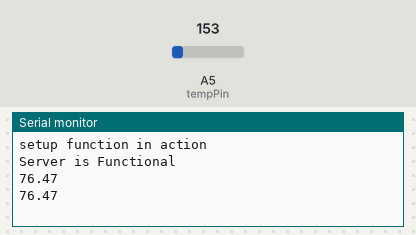
This sketch was run on a simulated Arduino Uno, built with avr-gcc and run on an emulated ATmega328P. On the bench: the last lines printed to the serial monitor. Inputs (shaded band) come from the test bench; at power-on: A5 (tempPin) = 153. WiFi joins after 1.5 s; servers stay silent unless stated.

Above: at 2.0 s.
2.1 s: A5 (tempPin) set to 165
At 2.9 s:
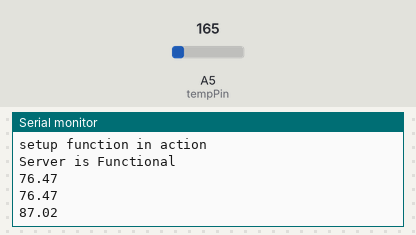
3.8 s: A5 (tempPin) set to 175
At 5.8 s:
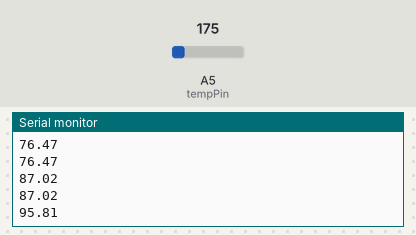
Timing chart, 0 to 7.3 s (numbered marks = the images above; inputs shaded):
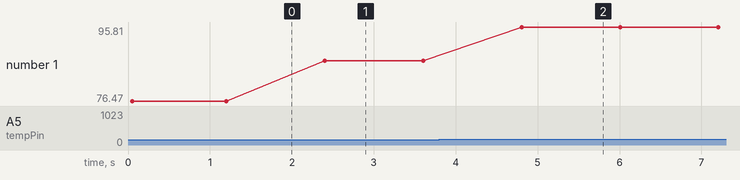

Measured:
- after the input at 2.1 s, the serial monitor: prints a new line after 0.30 s (image 1)
- after the input at 3.8 s, the serial monitor: prints a new line after 1.0 s (image 2)
- plotted number 1: 76.47 → 87.02 after the input at 2.1 s, 87.02 → 95.81 after the input at 3.8 s

The sketch:

Device1.ino
```cpp
#include <SPI.h>
#include <Ethernet.h>
#include <string.h>
#include <unistd.h>


//Analog reference .voltage
//#define aref_voltage 3.3
#define aref_voltage 5.0

//Connect TMP36 to Analog pin 0
int tempPin = A5;

//Analog temperature result
int tempReading;

// MAC address for the Ethernet shield
byte mac[] = { 0xDE, 0xAD, 0xBE, 0xEF, 0xFE, 0xEF };  //MAC Address for Device 1 on COMM 3
// byte mac[] = { 0xDE, 0xAD, 0xBE, 0xEF, 0xFE, 0xED };  //MAC Address for Device 2 on COMM 6

//byte server[] = {169, 254, 102, 3};
IPAddress server(169,254,102,3);
//IPAddress server(169,254,178,156);

// IP configuration for Arduino
IPAddress ip(169, 254, 102, 20);  //IPv4 address for Device 1
// IPAddress ip(169, 254, 102, 22);  //IPv4 address for Device 2

EthernetServer receiver = EthernetServer(8888);  //not a server, but functionally a 'receiver' functionalty for two-way communications
EthernetClient transmitter; //serves as the transmitter capability

/*---------------------------------------------------------------------------*/
void setup() {

  //Init serial monitor for testing
  Serial.begin(9600);

  //Serial connection test
  Serial.println("setup function in action");

  //Use external analog reference voltage
  //analogReference(EXTERNAL);

  Ethernet.begin(mac, ip);
  receiver.begin();

  Serial.print("Server is ");
  if(Ethernet.hardwareStatus() == 1){
    Serial.println("Functional");
  }else if(Ethernet.hardwareStatus() == 0){
    Serial.println("not functioning correctly");
  }
}

/*---------------------------------------------------------------------------*/
void loop() {

  //Read voltage value from sensor
  tempReading = analogRead(tempPin);

  //Voltage reading
  float voltage = tempReading * aref_voltage / 1024.0;

  //Temperature conversion from voltage
  float temperatureC = (voltage - 0.5) * 100;

  float tempF = (temperatureC * 1.8) + 32;  //Original equation on adds +32
  int tempX10 = (int)round(tempF * 10);

  //Serial.println(temperatureC);
  Serial.println(tempF);
  //delay(1000);

  //Device 1 port 8888
  transmitter.connect(server, 8888);

  //Device 2 port 8889
  // transmitter.connect(server, 8889);


  if(transmitter.connected()){
    //EXPERIMENTAL CODE
    byte deviceId1 = 1; //Example device id
    // byte deviceId2 = 2;
    byte b = tempF;
    //tempF will remain the example 'sensor value'
    //packet[0] should equal deviceId
    //packet[1] should equal (byte)tempF

    byte packet[3];

    //Device 1 byte array identifier (COM #)
    packet[0] = deviceId1;
    // packet[0] = deviceId2;
    packet[1] = highByte(tempX10);
    packet[2] = lowByte(tempX10);

    //Device 2 byte array identifier (COM #)
    //packet[0] = deviceId2;
    //packet[1] = b;

    //Device 100 .write statement
    transmitter.write(packet, 3);
    transmitter.flush();
    transmitter.stop();
    //transmitter.println("COM 3 Connected");

    //Device 200 .write statement
    // transmitter.write(packet2, 2);
    //transmitter.println("COM 6 Connected");

    //Device 200 byte array identifier
    //packet2[0] = deviceId2;
    //packet2[1] = b;

    //transmitter.println(tempF);
    /*
    for(int i = 0; i < 5; i++){
      transmitter.write(packet1, 2);
    };
    for(int i = 0; i < 5; i++){
      transmitter.write(packet2, 2);
    };
    */
    // for(int i = 0; i < 20; i++){
    //   if(i % 2 == 0){
    //     transmitter.write(packet1, 2);
    //   } else if(i % 2 != 0){
    //     transmitter.write(packet2,2);
    //   }
    // }


    //Serial.println("Connection successful");
    }
    delay(1000);
}

/*---------------------------------------------------------------------------*/
```
